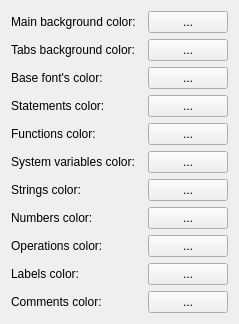
     <widget class="QWidget" name="_colors">
      <attribute name="title">
       <string>Colors</string>
      </attribute>
      <layout class="QVBoxLayout" name="verticalLayout_2">
       <item>
        <layout class="QHBoxLayout" name="horizontalLayout_4" stretch="4,1,1">
         <item>
          <widget class="QLabel" name="_stText11">
           <property name="text">
            <string>Main background color:</string>
           </property>
          </widget>
         </item>
         <item>
          <widget class="ColorWidget" name="_colorBaseBack" native="true">
           <property name="autoFillBackground">
            <bool>true</bool>
           </property>
          </widget>
         </item>
         <item>
          <widget class="QPushButton" name="_btnClrsBaseBack">
           <property name="text">
            <string>...</string>
           </property>
          </widget>
         </item>
        </layout>
       </item>
       <item>
        <layout class="QHBoxLayout" name="horizontalLayout_6" stretch="4,1,1">
         <item>
          <widget class="QLabel" name="_stText10">
           <property name="text">
            <string>Tabs background color:</string>
           </property>
          </widget>
         </item>
         <item>
          <widget class="ColorWidget" name="_colorTextBack" native="true">
           <property name="autoFillBackground">
            <bool>true</bool>
           </property>
          </widget>
         </item>
         <item>
          <widget class="QPushButton" name="_btnClrsTextBack">
           <property name="text">
            <string>...</string>
           </property>
          </widget>
         </item>
        </layout>
       </item>
       <item>
        <layout class="QHBoxLayout" name="horizontalLayout_7" stretch="4,1,1">
         <item>
          <widget class="QLabel" name="_stText9">
           <property name="text">
            <string>Base font's color:</string>
           </property>
          </widget>
         </item>
         <item>
          <widget class="ColorWidget" name="_colorBaseFont" native="true">
           <property name="autoFillBackground">
            <bool>true</bool>
           </property>
          </widget>
         </item>
         <item>
          <widget class="QPushButton" name="_btnClrsBaseFont">
           <property name="text">
            <string>...</string>
           </property>
          </widget>
         </item>
        </layout>
       </item>
       <item>
        <layout class="QHBoxLayout" name="horizontalLayout_5" stretch="4,1,1">
         <item>
          <widget class="QLabel" name="_stText1">
           <property name="text">
            <string>Statements color:</string>
           </property>
          </widget>
         </item>
         <item>
          <widget class="ColorWidget" name="_colorStatements" native="true">
           <property name="autoFillBackground">
            <bool>true</bool>
           </property>
          </widget>
         </item>
         <item>
          <widget class="QPushButton" name="_btnClrsStatements">
           <property name="text">
            <string>...</string>
           </property>
          </widget>
         </item>
        </layout>
       </item>
       <item>
        <layout class="QHBoxLayout" name="horizontalLayout_14" stretch="4,1,1">
         <item>
          <widget class="QLabel" name="_stText2">
           <property name="text">
            <string>Functions color:</string>
           </property>
          </widget>
         </item>
         <item>
          <widget class="ColorWidget" name="_colorFunctions" native="true">
           <property name="autoFillBackground">
            <bool>true</bool>
           </property>
          </widget>
         </item>
         <item>
          <widget class="QPushButton" name="_btnClrsFunctions">
           <property name="text">
            <string>...</string>
           </property>
          </widget>
         </item>
        </layout>
       </item>
       <item>
        <layout class="QHBoxLayout" name="horizontalLayout_13" stretch="4,1,1">
         <item>
          <widget class="QLabel" name="_stText3">
           <property name="text">
            <string>System variables color:</string>
           </property>
          </widget>
         </item>
         <item>
          <widget class="ColorWidget" name="_colorSysVariables" native="true">
           <property name="autoFillBackground">
            <bool>true</bool>
           </property>
          </widget>
         </item>
         <item>
          <widget class="QPushButton" name="_btnClrsSysVariables">
           <property name="text">
            <string>...</string>
           </property>
          </widget>
         </item>
        </layout>
       </item>
       <item>
        <layout class="QHBoxLayout" name="horizontalLayout_12" stretch="4,1,1">
         <item>
          <widget class="QLabel" name="_stText4">
           <property name="text">
            <string>Strings color:</string>
           </property>
          </widget>
         </item>
         <item>
          <widget class="ColorWidget" name="_colorStrings" native="true">
           <property name="autoFillBackground">
            <bool>true</bool>
           </property>
          </widget>
         </item>
         <item>
          <widget class="QPushButton" name="_btnClrsStrings">
           <property name="text">
            <string>...</string>
           </property>
          </widget>
         </item>
        </layout>
       </item>
       <item>
        <layout class="QHBoxLayout" name="horizontalLayout_11" stretch="4,1,1">
         <item>
          <widget class="QLabel" name="_stText5">
           <property name="text">
            <string>Numbers color:</string>
           </property>
          </widget>
         </item>
         <item>
          <widget class="ColorWidget" name="_colorNumbers" native="true">
           <property name="autoFillBackground">
            <bool>true</bool>
           </property>
          </widget>
         </item>
         <item>
          <widget class="QPushButton" name="_btnClrsNumbers">
           <property name="text">
            <string>...</string>
           </property>
          </widget>
         </item>
        </layout>
       </item>
       <item>
        <layout class="QHBoxLayout" name="horizontalLayout_10" stretch="4,1,1">
         <item>
          <widget class="QLabel" name="_stText6">
           <property name="text">
            <string>Operations color:</string>
           </property>
          </widget>
         </item>
         <item>
          <widget class="ColorWidget" name="_colorOptsBrts" native="true">
           <property name="autoFillBackground">
            <bool>true</bool>
           </property>
          </widget>
         </item>
         <item>
          <widget class="QPushButton" name="_btnClrsOptsBrts">
           <property name="text">
            <string>...</string>
           </property>
          </widget>
         </item>
        </layout>
       </item>
       <item>
        <layout class="QHBoxLayout" name="horizontalLayout_9" stretch="4,1,1">
         <item>
          <widget class="QLabel" name="_stText7">
           <property name="text">
            <string>Labels color:</string>
           </property>
          </widget>
         </item>
         <item>
          <widget class="ColorWidget" name="_colorMarks" native="true">
           <property name="autoFillBackground">
            <bool>true</bool>
           </property>
          </widget>
         </item>
         <item>
          <widget class="QPushButton" name="_btnClrsMarks">
           <property name="text">
            <string>...</string>
           </property>
          </widget>
         </item>
        </layout>
       </item>
       <item>
        <layout class="QHBoxLayout" name="horizontalLayout_8" stretch="4,1,1">
         <item>
          <widget class="QLabel" name="_stText8">
           <property name="text">
            <string>Comments color:</string>
           </property>
          </widget>
         </item>
         <item>
          <widget class="ColorWidget" name="_colorComments" native="true">
           <property name="autoFillBackground">
            <bool>true</bool>
           </property>
          </widget>
         </item>
         <item>
          <widget class="QPushButton" name="_btnClrsComments">
           <property name="text">
            <string>...</string>
           </property>
          </widget>
         </item>
        </layout>
       </item>
      </layout>
     </widget>
